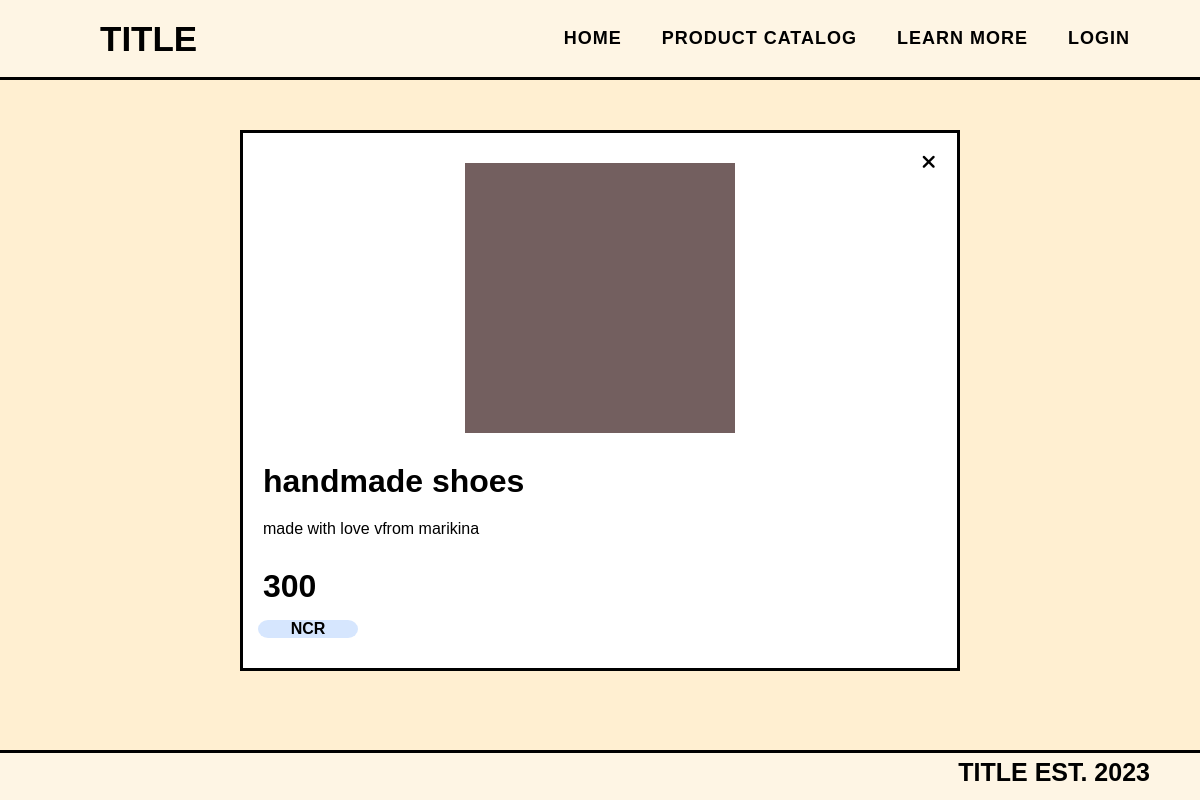
Screenshot of /general/view_product_specific?id=1 with the database file from the repository.
### tables this page shows
CREATE TABLE `products` (
  `product_id` int(30) NOT NULL,
  `user_id` int(30) NOT NULL,
  `seller_name` varchar(255) NOT NULL,
  `category` varchar(255) NOT NULL,
  `product_name` varchar(255) NOT NULL,
  `product_price` int(50) NOT NULL,
  `product_img` int(255) NOT NULL,
  `product_desc` varchar(1000) NOT NULL
);

### general/view_product_specific.php (the view, shortened to what this page needs)
<?php
require_once '../config.php';
?>
<!DOCTYPE html>
<html lang="en">
<head>
    <link rel="stylesheet" href="../styles/global.css">
    <link rel="stylesheet" href="../styles/view_product_specific.css">
    <link rel="stylesheet" href="../styles/navbar.css">
    <link rel="stylesheet" href="../styles/footer.css">
</head>
<body>
    <?php
    if (isset($_SESSION['loggedin'])) {
        require_once '../components/navbar-seller.php';
    }
        else{
        require_once '../components/navbar-general.php';
    }
    ?>
<div class="container">
        <div class="mid_container">
            <?php
            $varUserid = $_GET['id'];
            $sql = "SELECT * FROM `products` WHERE `product_id`=" . $varUserid;
            $result = mysqli_query($conn, $sql);
            $resultCheck = mysqli_num_rows($result);
            if ($resultCheck > 0) {
                while ($row = mysqli_fetch_assoc($result)) {
            ?>
                    <div class="card">
                        <div class="up">
                        <div class="close-btn"> <a href="product-catalog.php">
                            <i class="fa-solid fa-xmark" style="color: #000000;"></i> </a></div>
                        </div>
                        <div class="pposition">
                        <img class="pimg" src="../img/temp.png" alt="...">
                        </div>
                        <h1 class="head">
                            <?php echo   $row['product_name'] ?>
                        </h1>
                        <?php echo   $row['product_desc'] ?>
                        <h1 class="head1">
                            <?php echo   $row['product_price'] ?>
                        </h1>
                        <div class="capsule">
                            <p class="capsule_caption">   <?php echo $row ['category'] ?> </p>
                        </div>
                    </div>
            <?php
                }
            } ?>
        </div>
    </div>
    <?php require_once '../components/footer.php'?>
</body>

### styles/global.css (style rules this page uses)
:root { --bg: #FFEFD1; --wheat: #FEF5E4; --dark-blue: #003077; --orange: #FFA72A; --black: #000; --white: #FFF; --pastel-orange: #FFD892; --pastel-blue: #D6E6FE; --gray:#F3F3F3; }
* { padding: 0; margin: 0; font-family: "Poppins", sans-serif; box-sizing: border-box; color: var(--black); }
body { background: var(--bg); padding-top: 80px; padding-bottom: 80px; }

### styles/view_product_specific.css (style rules this page uses)
.container { display: flex; flex-direction: column; justify-content: center; align-items: center; }
.mid_container { display: flex; align-items: center; justify-content: center; align-self: center; padding-top: 40px; width: 80%; }
.card { margin-top: 50px; width: 75%; border: solid; color: black; background-color: var(--white); padding: 20px; margin: 10px; }
.capsule_caption { text-align: center; font-weight: bold; }
.capsule { border-radius: 10%/50%; width: 100px; background-color: var(--pastel-blue); margin-left: -5px; margin-bottom: 10px; }
.head { width: 100%; margin-top: 30px; margin-bottom: 20px; }
.head1 { width: 100%; margin-top: 30px; margin-bottom: 15px; }
a { text-decoration: none; color: black; }
.up { display: flex; flex-wrap: wrap; align-items: center; justify-content: space-between; align-self: center; }
.close-btn { position: absolute; right: 22%; font-size: larger; margin-top: 20px; }
.pposition { display: flex; justify-content: center; align-items: center; text-align: center; padding-top: 10px; }
.pimg { width: 40%; }

### rows the page displays
products: product_name "handmade shoes", product_desc "made with love vfrom marikina", product_price "300", category "NCR"
